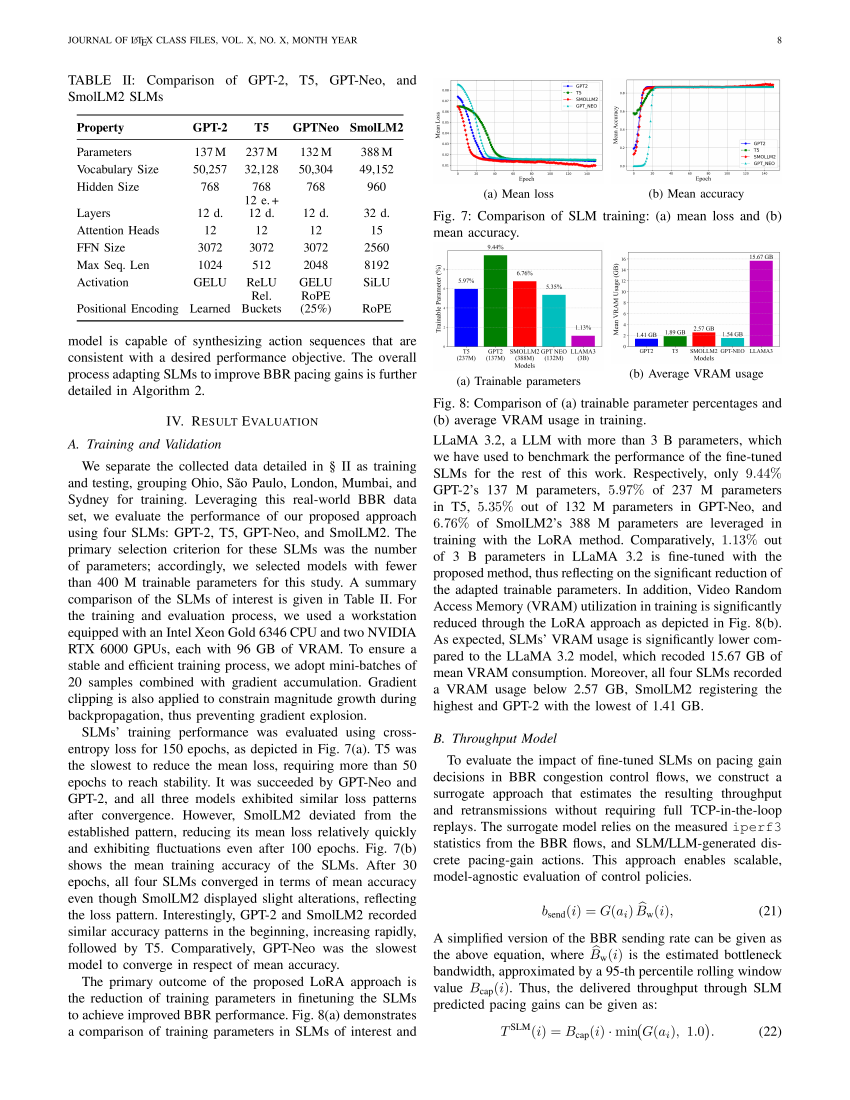
#> input picture reports/assets/paper_page8_source.png, 3400 x 4400 px (shown at 1/4 size)
$ python digitize_paper_fig7.py
#> lines starting #> are read from the running program, lines starting #| are printed output that depends on the picture
"""Digitize the source paper's Fig.7(a)/(b) curves (GPT-2/T5/GPT-Neo/SmolLM2
mean loss and mean accuracy vs epoch) via color-matching pixel analysis of
the page image, since the paper publishes only the plot, not the underlying
per-epoch numbers.

Methodology (documented for reproducibility, per docs/CONTEXT.md and
ARCHITECTURE.md's plot-digitization-must-be-labelled rule):
1. Locate each panel's axes box by detecting the solid black border rectangle.
2. Calibrate pixel->data mapping from detected gridlines (gray horizontal/
   vertical lines at known tick values).
3. For each pixel column, find the row(s) matching each series' known line
   color (sampled from the legend swatches) within a tolerance; the legend
   box itself is masked out to avoid the swatch line contaminating readings.
4. Detect where a series stops being reliably separable (the four lines
   converge and interleave, especially in Fig.7(b) after ~epoch 20) via a
   discontinuity check once each series is past its initial rise/fall: a
   jump larger than the plateau-region threshold marks the last reliable
   epoch for that series.

Output: reports/assets/digitized_paper_fig7.json with per-series values AND
a `reliable_until_epoch` field. This is a DIGITIZED ESTIMATE, not exact
published data -- see the citing chart script for how the unreliable tail is
rendered (dashed, annotated, not solid).

Run: .venv/bin/python reports/digitize_paper_fig7.py
"""

import json
from pathlib import Path

import numpy as np
from PIL import Image

ROOT = Path(__file__).resolve().parents[1]
PAGE = ROOT / "reports" / "assets" / "paper_page8_source.png"
OUTPUT = ROOT / "reports" / "assets" / "digitized_paper_fig7.json"

im = Image.open(PAGE).convert("RGB")
#> im is the input picture: PIL image 3400x4400 RGB; mean R, G, B 235.9, 235.5, 236.1
arr = np.array(im)
Y0, X0 = 220, 1700
region = arr[Y0:Y0 + 1040 - 220, X0:X0 + 1700]
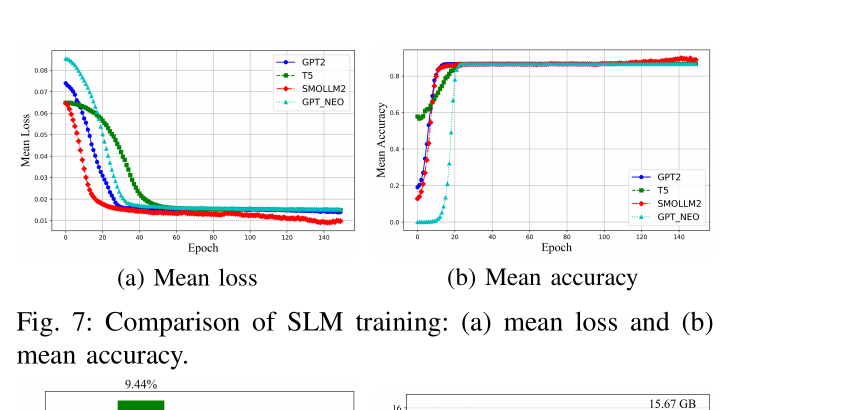
#> region: shape (820, 1700, 3) (shown at 1/2 size); mean R, G, B 244.8, 244.9, 244.9

PANEL_A = dict(top=100, bottom=461, left=103, right=708)  # (a) mean loss
PANEL_B = dict(top=99, bottom=460, left=807, right=1419)  # (b) mean accuracy
CAL_A_Y = {"row0": 40.0, "val0": 0.08, "row1": 341.0, "val1": 0.01}
CAL_A_X = {"col0": 28.0, "ep0": 0.0, "col1": 396.5, "ep1": 100.0}
CAL_B_Y = {"row0": 52.5, "val0": 0.8, "row1": 344.5, "val1": 0.0}
CAL_B_X = {"col0": 27.5, "ep0": 0.0, "col1": 401.0, "ep1": 100.0}

# Legend box interior mask (panel-box-relative pixel coordinates)
LEGEND_MASK = {
    "A": dict(x0=320, x1=605, y0=0, y2=145),
    "B": dict(x0=470, x1=720, y0=190, y2=400),
}

TARGET_COLORS = {
    "GPT2": (1, 1, 254),
    "T5": (1, 128, 1),
    "SMOLLM2": (254, 1, 1),
    "GPT_NEO": (1, 190, 190),
}
TOLERANCE = 60

# Discontinuity detection: only applied after SETTLE_EPOCH (past the initial
# steep rise/fall, where legitimate large jumps are expected), flags the
# first jump between consecutive raw detected points larger than the given
# absolute threshold as the onset of an unreliable (occluded/misdetected) tail.
SETTLE_EPOCH = {"loss": 55, "accuracy": 25}
JUMP_THRESHOLD = {"loss": 0.012, "accuracy": 0.08}
# All four lines visually converge into this plateau band after settling
# (read from the source image); a point outside it past the settle epoch is
# treated as a gradual-drift misdetection (e.g. a green/blue line slowly
# tracking a wrong nearby feature), not necessarily a sudden jump.
PLATEAU_RANGE = {"loss": (0.005, 0.028), "accuracy": (0.75, 0.95)}


def row_to_val(row, cal):
    return cal["val0"] + (row - cal["row0"]) * (cal["val1"] - cal["val0"]) / (cal["row1"] - cal["row0"])


def col_to_epoch(col, cal):
    return cal["ep0"] + (col - cal["col0"]) * (cal["ep1"] - cal["ep0"]) / (cal["col1"] - cal["col0"])


def digitize_panel(panel, cal_y, cal_x, max_epoch, legend_mask):
#> called with max_epoch = 150
    box = region[panel["top"]:panel["bottom"], panel["left"]:panel["right"]].astype(int)
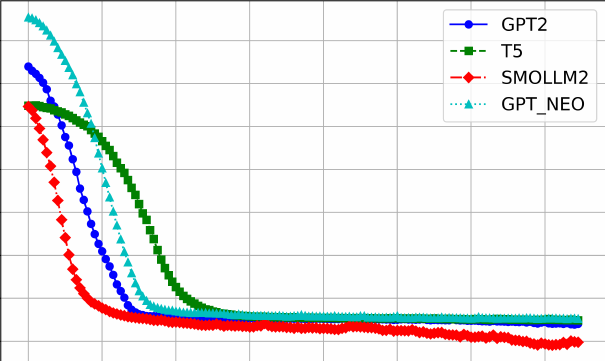
#> box: shape (361, 605, 3) int64; mean R, G, B 237.6, 236.2, 237.1
    height, width, _ = box.shape
#> height = 361; width = 605
    series = {name: {} for name in TARGET_COLORS}
    for col in range(width):
        epoch = col_to_epoch(col, cal_x)
        if epoch < 0 or epoch > max_epoch:
            continue
        epoch_bin = int(round(epoch))
        column_pixels = box[:, col, :]
        row_indices = np.arange(height)
        if legend_mask and legend_mask["x0"] <= col <= legend_mask["x1"]:
            valid = (row_indices < legend_mask["y0"]) | (row_indices > legend_mask["y2"])
        else:
            valid = np.ones(height, dtype=bool)
        for name, target in TARGET_COLORS.items():
            dist = np.sqrt(((column_pixels - np.array(target)) ** 2).sum(axis=1))
            matches = np.where((dist < TOLERANCE) & valid)[0]
            if len(matches) == 0:
                continue
            row = float(np.median(matches))
            value = row_to_val(row, cal_y)
            series[name].setdefault(epoch_bin, []).append(value)
    result = {}
    for name, epoch_map in series.items():
        epochs = sorted(epoch_map)
        values = [float(np.mean(epoch_map[e])) for e in epochs]
        result[name] = {"epoch": epochs, "value": values}
    return result


def find_reliable_cutoff(epochs, values, metric):
    settle = SETTLE_EPOCH[metric]
    threshold = JUMP_THRESHOLD[metric]
    plateau_lo, plateau_hi = PLATEAU_RANGE[metric]
    last_reliable_epoch = epochs[-1] if epochs else 0
    for i in range(1, len(epochs)):
        if epochs[i] < settle:
            continue
        jump = abs(values[i] - values[i - 1])
        gap = epochs[i] - epochs[i - 1]
        # Sudden jump: a jump spread over a larger epoch gap is less suspicious.
        if gap > 0 and (jump / max(gap, 1)) > threshold:
            return epochs[i - 1]
        # Gradual drift outside the visually-observed convergence band: no
        # single jump is large, but the value has wandered somewhere the
        # source image never shows any line going after settling.
        if not (plateau_lo <= values[i] <= plateau_hi):
            return epochs[i - 1]
    return last_reliable_epoch


def clean_and_densify(raw_metric, metric_name, full_epochs, clip_range):
    cleaned = {}
    for name, series in raw_metric.items():
        epochs, values = series["epoch"], series["value"]
        cutoff = find_reliable_cutoff(epochs, values, metric_name)
        reliable_epochs = [e for e in epochs if e <= cutoff]
        reliable_values = [v for e, v in zip(epochs, values) if e <= cutoff]
        dense = np.interp(
            full_epochs, reliable_epochs, reliable_values, left=reliable_values[0], right=reliable_values[-1]
        )
        dense = np.clip(dense, *clip_range)
        cleaned[name] = {
            "value": dense.tolist(),
            "reliable_until_epoch": cutoff,
            "n_raw_points": len(epochs),
        }
    return cleaned


def main():
    loss_raw = digitize_panel(PANEL_A, CAL_A_Y, CAL_A_X, 150, LEGEND_MASK["A"])
    accuracy_raw = digitize_panel(PANEL_B, CAL_B_Y, CAL_B_X, 150, LEGEND_MASK["B"])
#> call 2 of digitize_panel, with max_epoch = 150
#> in digitize_panel (call 2), `box = region[panel["top"]:panel["bottom"], panel["left"]:panel["right"..`:
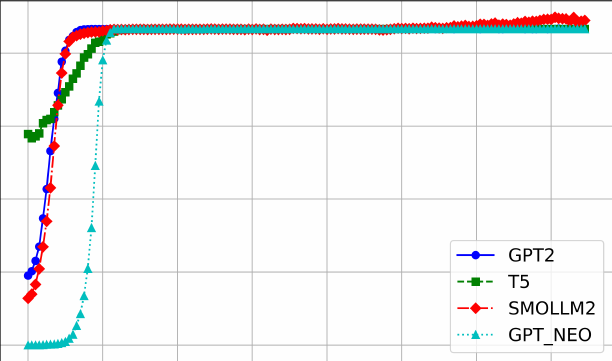
#> box: shape (361, 612, 3) int64; mean R, G, B 242.4, 243.1, 243.3
#> the loop in digitize_panel (call 2), `for col in range(width):` made 612 passes
#> (epoch, epoch_bin) on passes 30 to 32: (0.402, 0), (0.669, 1), (0.937, 1)
#> after the loop in digitize_panel (call 2), `for name, epoch_map in series.items():`: result = 4 items
#> accuracy_raw = 4 items

    full_epochs = list(range(0, 151))
    loss = clean_and_densify(loss_raw, "loss", full_epochs, (0.0, 0.2))
    accuracy = clean_and_densify(accuracy_raw, "accuracy", full_epochs, (0.0, 1.0))
#> the loop in clean_and_densify (call 2), `for name, series in raw_metric.items():` made 4 passes
#> (name, last_reliable_epoch in find_reliable_cutoff, cutoff) on passes 1 to 4: ('GPT2', 118, 20), ('T5', 150, 23), ('SMOLLM2', 150, 150), ('GPT_NEO', 150, 150)
#> accuracy = 4 items

    OUTPUT.parent.mkdir(parents=True, exist_ok=True)
    with OUTPUT.open("w") as f:
        json.dump({"epochs": full_epochs, "loss": loss, "accuracy": accuracy}, f, indent=2)

    for name in TARGET_COLORS:
        print(
            name,
            "loss reliable_until_epoch=",
            loss[name]["reliable_until_epoch"],
            "| accuracy reliable_until_epoch=",
            accuracy[name]["reliable_until_epoch"],
        )
#> this loop made 4 passes
#| GPT2 loss reliable_until_epoch= 150 | accuracy reliable_until_epoch= 20
#| T5 loss reliable_until_epoch= 150 | accuracy reliable_until_epoch= 23
#| SMOLLM2 loss reliable_until_epoch= 150 | accuracy reliable_until_epoch= 150
#| GPT_NEO loss reliable_until_epoch= 150 | accuracy reliable_until_epoch= 150
    print("saved", OUTPUT)


if __name__ == "__main__":
    main()
